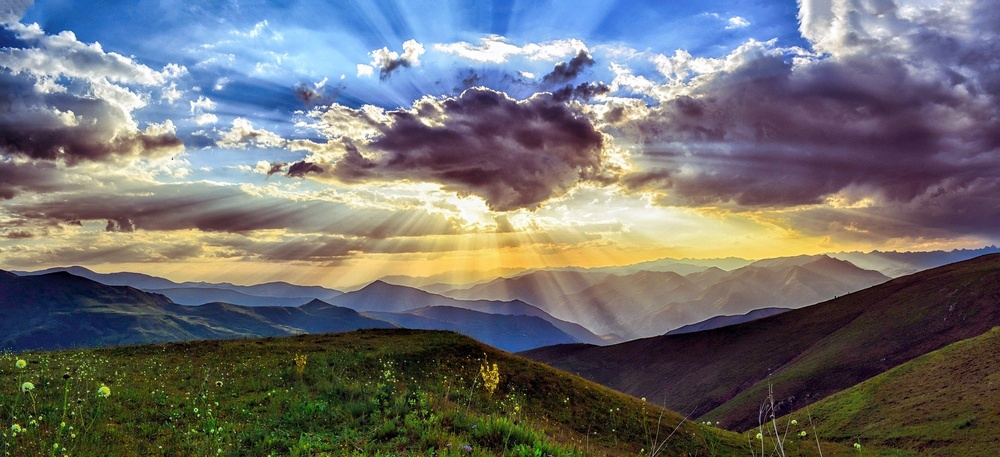
#> input picture code_1/sunset.jpg, 1000 x 457 px, shrunk from 1920 x 878 before the run
$ python imageinfo.py
#> lines starting #> are read from the running program, lines starting #| are printed output that depends on the picture; after the words box and inside, x2 and y2 are one past the last pixel; in counts of white or black regions, pixels touching at a corner belong together
import matplotlib.pyplot as plt
import cv2

def main():
	img_path = './sunset.jpg'
	print(img_path)

	rgb_img = plt.imread(img_path)
#> rgb_img is the input picture: shape (457, 1000, 3); mean R, G, B 111.2, 110.6, 111.8
	# img = cv2.imread(img_path)

	print(rgb_img.shape)
#| (457, 1000, 3)
	print(rgb_img)
#> (printed output is left out)

	grayscale_img = cv2.cvtColor(rgb_img, cv2.COLOR_RGB2GRAY)
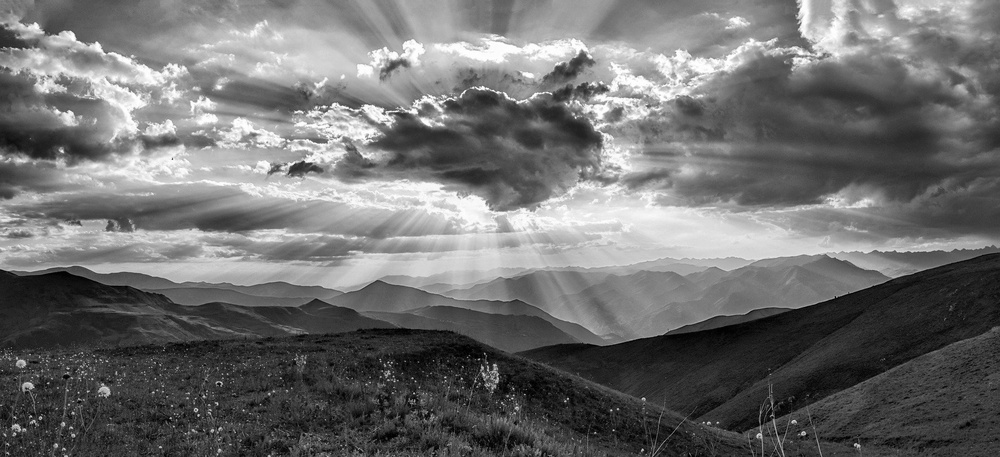
#> grayscale_img: shape (457, 1000); min 0, max 255, mean 110.9
	print(grayscale_img.shape)
#| (457, 1000)

	_,binary_img = cv2.threshold(grayscale_img, 127, 255, cv2.THRESH_BINARY)
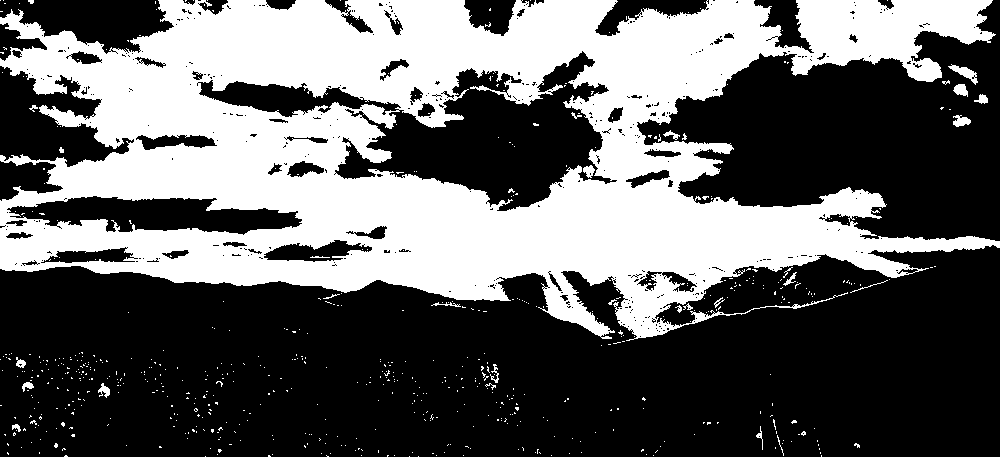
#> binary_img: shape (457, 1000); 38.6% white; 639 white regions (610 under 20 px), largest, box (x1, y1, x2, y2) and area: (0, 0, 1000, 341) 173329, (948, 64, 978, 85) 221, (953, 115, 971, 127) 140
	#binary_img = cv2.cvtColor(grayscale_img, 127, 255, cv2.THRESH_BINARY)
	print(binary_img.shape)
#| (457, 1000)

	plt.figure(figsize = (20, 20))

	plt.subplot(2, 3, 1)
	plt.title('RGB')
	plt.imshow(rgb_img)

	plt.subplot(2, 3, 2)
	plt.title('Red')
	plt.imshow(rgb_img[:, :, 0], cmap = 'gray')

	plt.subplot(2, 3, 3)
	plt.title('Green')
	plt.imshow(rgb_img[:, :, 1], cmap = 'gray')

	plt.subplot(2, 3, 4)
	plt.title('Blue')
	plt.imshow(rgb_img[:, :, 2], cmap = 'gray')

	plt.subplot(2, 3, 5)
	plt.title('Grayscale')
	plt.imshow(grayscale_img, cmap = 'gray')

	plt.subplot(2, 3, 6)
	plt.title('Binary')
	plt.imshow(binary_img, cmap = 'gray')

	plt.show()
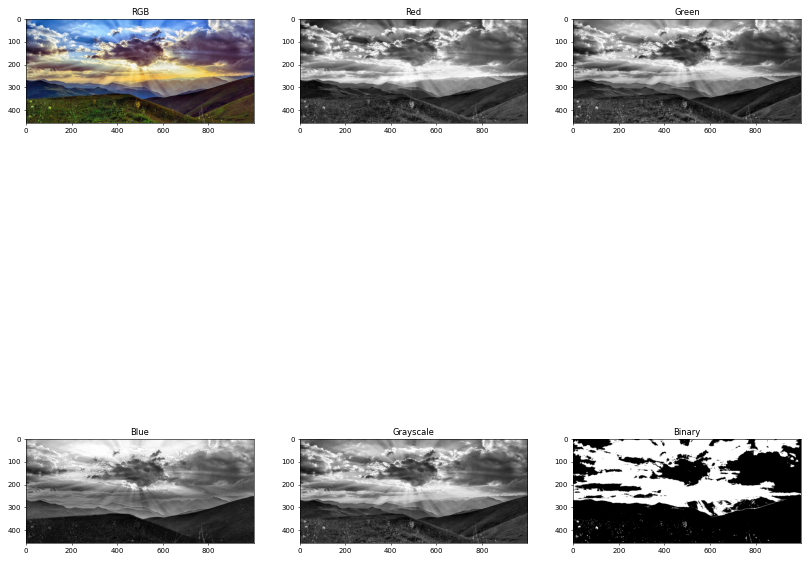
#> figure drawn by matplotlib, 6 panels

if __name__ == '__main__':
	main()
